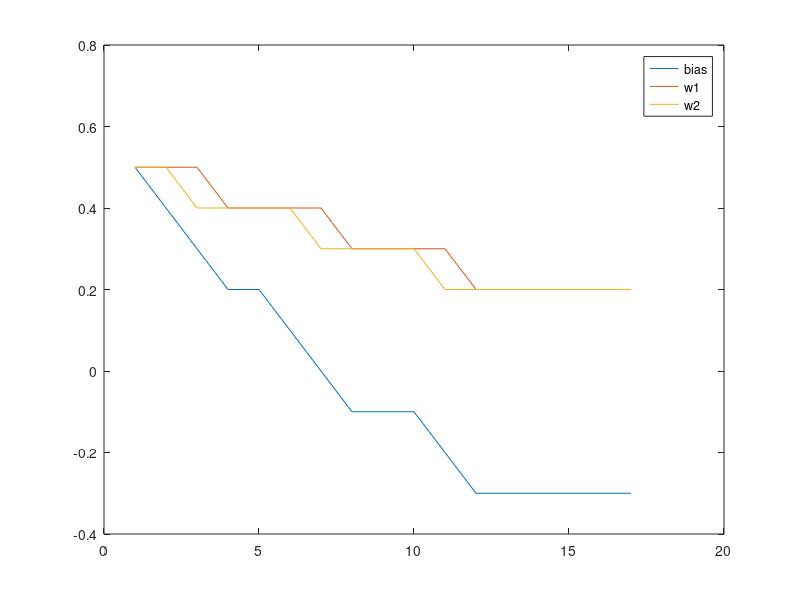

The MATLAB script that drew this image:
clear all
close all
clc

%%%%%%%%
% Data %
%%%%%%%%

% In the order of [x0 x1 x2 d]
Data = [1 0 0 0;
    1 0 1 0;
    1 1 0 0;
    1 1 1 1];

%%%%%%%%%%%%%%
% Parameters %
%%%%%%%%%%%%%%

w = [0.5, 0.5, 0.5]'; % [bias w1 w2]
eta = 0.1; % Try changing this and observe results
epochs = 4;
wrecord = w;

%%%%%%%%%%%%%
% Algorithm %
%%%%%%%%%%%%%

[ndata,mdata] = size(Data);

for i = 1:epochs
    for j = 1:ndata
        x = Data(j,1:3)';
        v = w'*x;
        if v>=0
            y=1;
        else
            y=0;
        end
        d = Data(j,4);
        w = w + eta*(d-y)*x;
        wrecord = [wrecord w];
    end
end
figure, plot(wrecord(1,:))
hold on, plot(wrecord(2,:))
hold on, plot(wrecord(3,:))
legend('bias','w1','w2')
